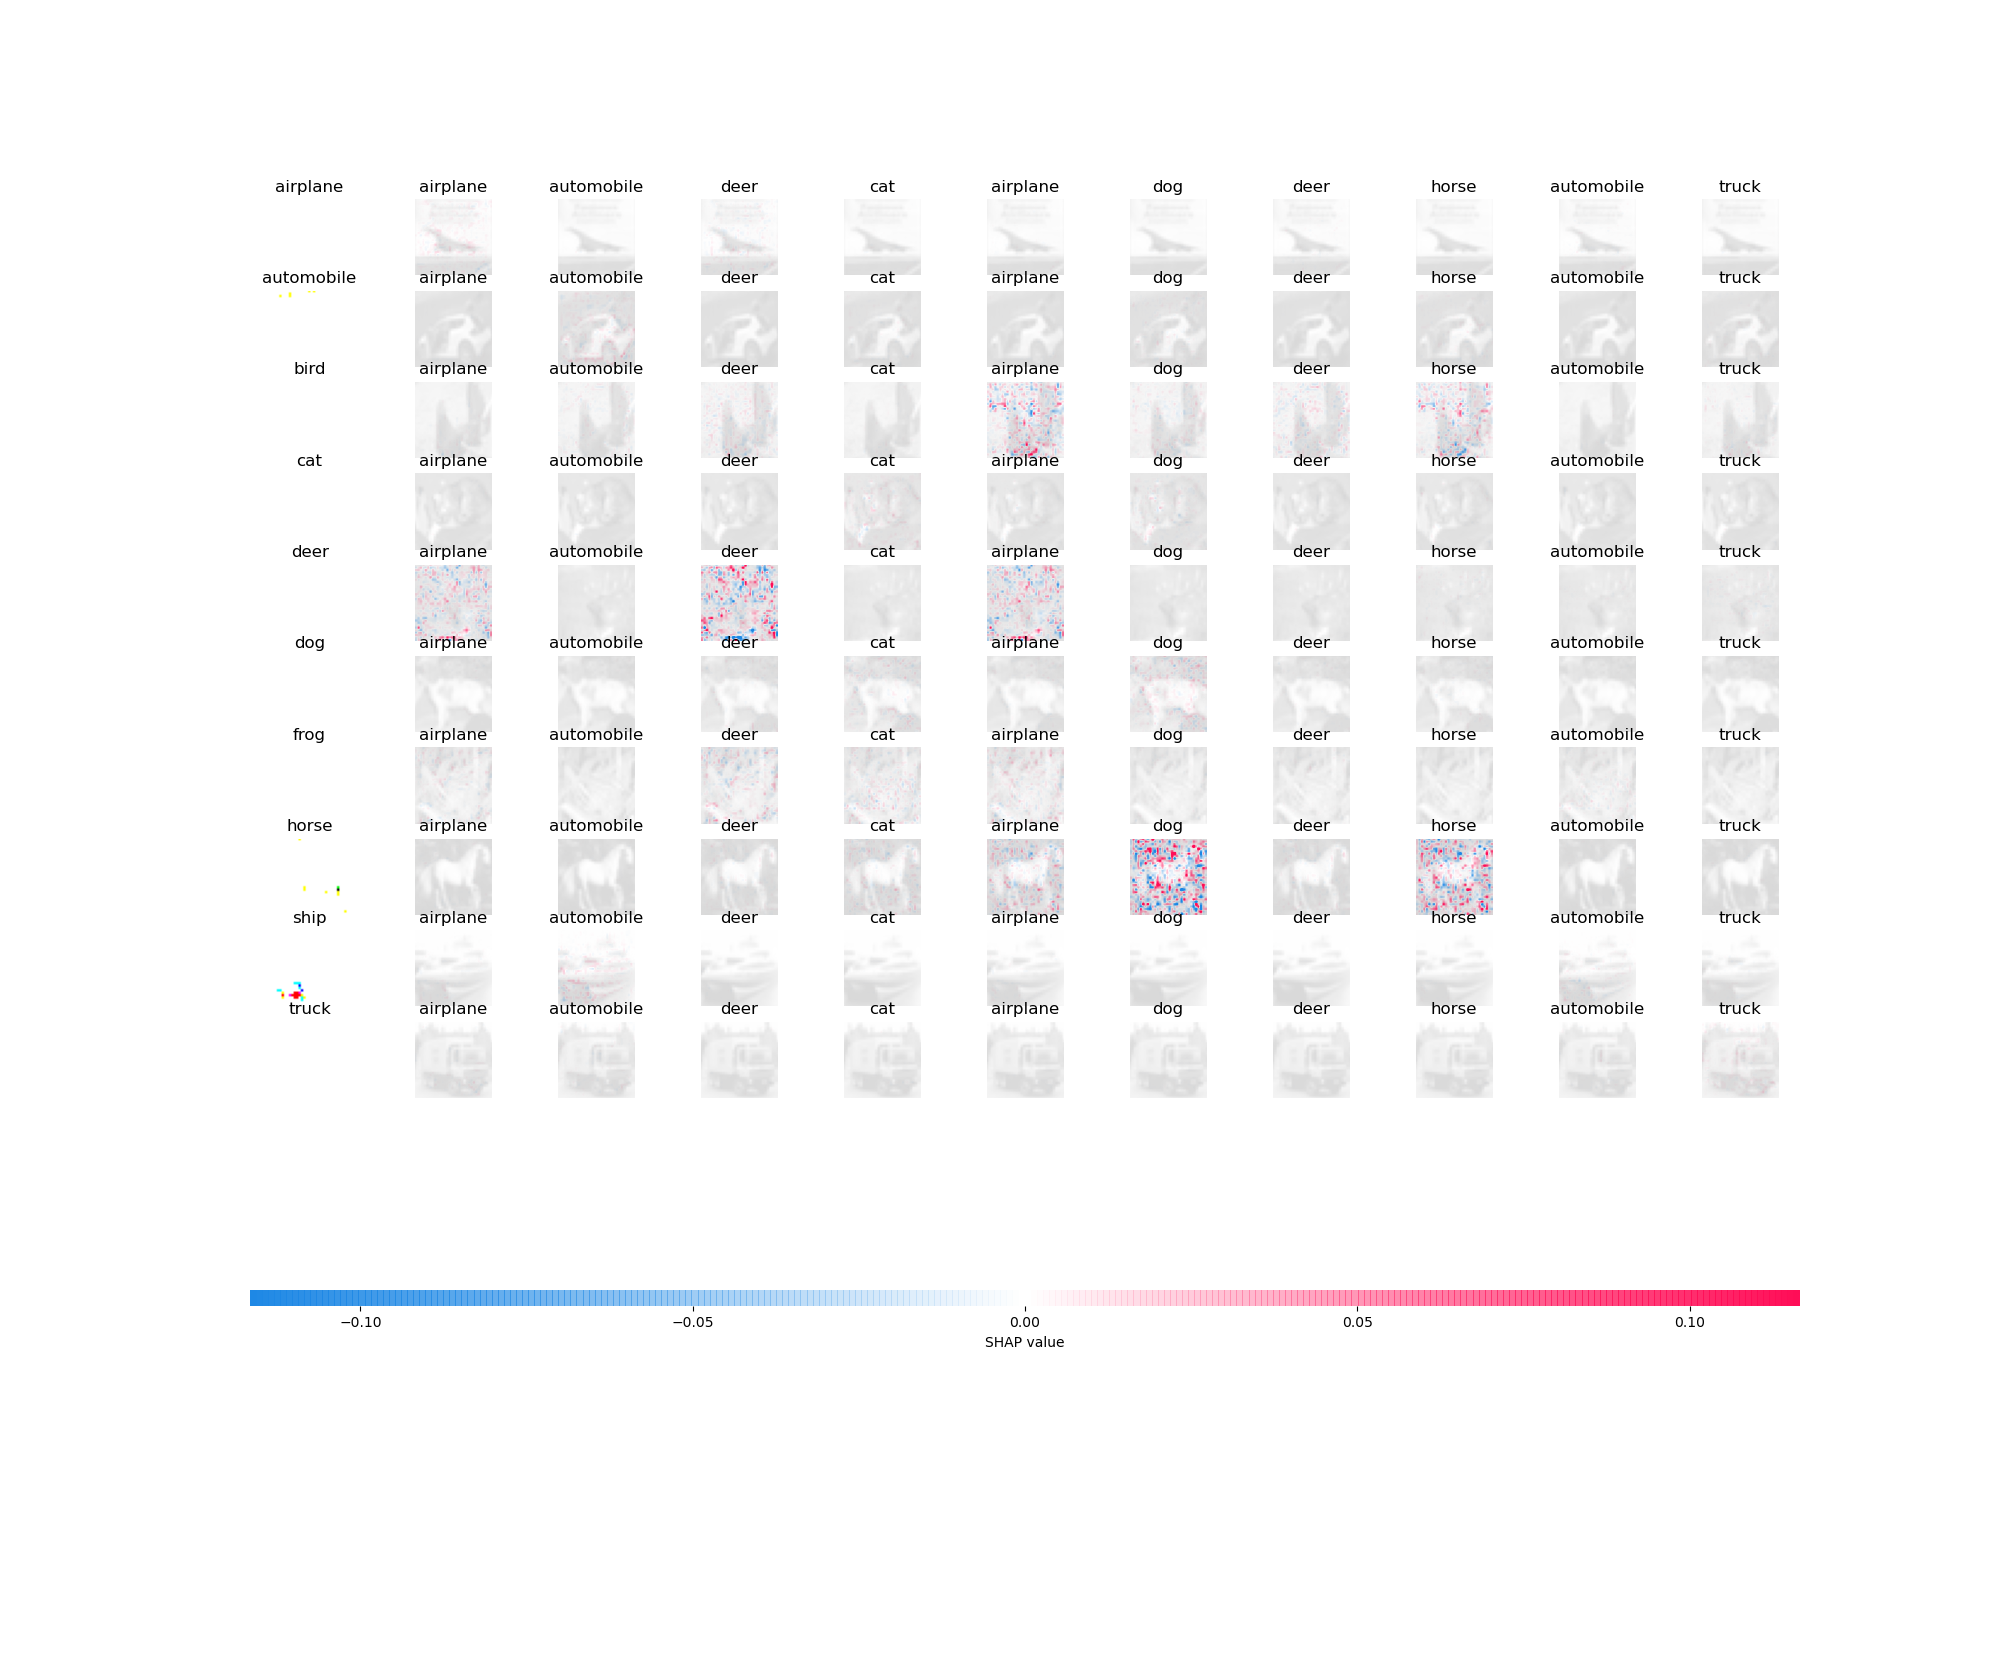

Write the Python code that produced this figure.
# load package
import shap
import numpy as np
import tensorflow as tf
from tensorflow import keras
import matplotlib.pyplot as plt
from tensorflow.keras.models import Sequential
import ssl


# load build-in dataset
ssl._create_default_https_context = ssl._create_unverified_context
(x_train, y_train), (x_test, y_test) = keras.datasets.cifar10.load_data()
# reshape and normalize data
x_train = x_train.reshape(50000, 32, 32, 3).astype("float32") / 255
x_test = x_test.reshape(10000, 32, 32, 3).astype("float32") / 255
y_train = y_train.reshape(50000,)
y_test = y_test.reshape(10000,)

# define the model architecture
inputs = keras.Input(shape=(32, 32, 3))
x = keras.layers.Conv2D(32, (3, 3), activation='relu')(inputs)
x = keras.layers.MaxPooling2D((2, 2))(x)
x = keras.layers.Conv2D(128, (3, 3), activation='relu')(inputs)
x = keras.layers.MaxPooling2D((2, 2))(x)
x = keras.layers.Conv2D(64, (3, 3), activation='relu')(inputs)
x = keras.layers.MaxPooling2D((2, 2))(x)
x = keras.layers.Conv2D(32, (3, 3), activation='relu')(inputs)
x = keras.layers.MaxPooling2D((2, 2))(x)
x = keras.layers.Flatten()(x)
x = keras.layers.Dense(256, activation='relu')(x)
x = keras.layers.Dense(64, activation='relu')(x)
outputs = keras.layers.Dense(10, activation='softmax')(x)

# inputs and outputs
model = keras.Model(inputs=inputs, outputs=outputs, name="test_for_shap")

# compile the model
model.compile(
      loss=tf.keras.losses.SparseCategoricalCrossentropy(),
      optimizer=keras.optimizers.Adam(),
      metrics=[tf.keras.metrics.SparseCategoricalAccuracy()]
  )
model.fit(x_train, y_train, validation_data=(x_test, y_test), epochs = 10)

# class label list
class_names = ['airplane', 'automobile', 'bird', 'cat', 'deer',
               'dog', 'frog', 'horse', 'ship', 'truck']

# example image for each class for test set
x_test_dict = dict()
for i, l in enumerate(y_test):
  if len(x_test_dict)==10:
    break
  if l not in x_test_dict.keys():
    x_test_dict[l] = x_test[i]

# order by class
x_test_each_class = [x_test_dict[i] for i in sorted(x_test_dict)]
x_test_each_class = np.asarray(x_test_each_class)
y_test_each_class = [0, 1, 2, 3, 4, 5, 6, 7, 8, 9]

# Compute predictions
predictions = model.predict(x_test_each_class)
predicted_class = np.argmax(predictions, axis=1)

# select backgroud for shap
b = x_train.shape[0]
background = x_train[np.random.choice(b, 1000, replace=False)]
# DeepExplainer to explain predictions of the model
explainer = shap.DeepExplainer(model, background)
# compute shap values
shap_values = explainer.shap_values(x_test_each_class)

pred_labels = [class_names[i] for i in predicted_class]
true_labels = [class_names[l] for l in y_test_each_class]

shap.image_plot(shap_values=shap_values, pixel_values=x_test_each_class * 255, labels=pred_labels, true_labels=true_labels, show=False)
plt.savefig('SHAP_visual.png')